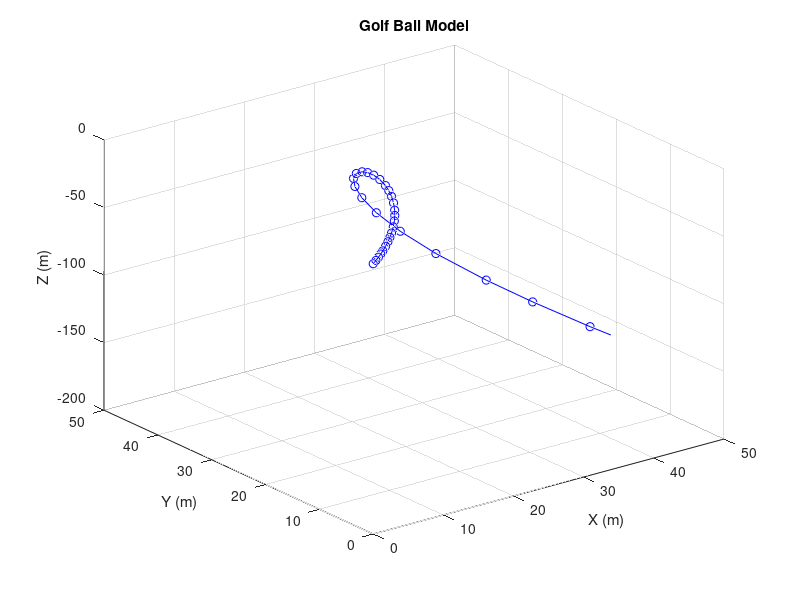

Write MATLAB code to recreate this figure.
function Golfball
[t,x]=ode45(@flightg,[0,5],[0,53,0,38,0,0])
plot3(x(:,1),x(:,3),x(:,5),"-ob");
title("Golf Ball Model")
xlabel("X (m)")
ylabel("Y (m)")
zlabel("Z (m)")
xlim([0 50]);
ylim([0 50]);
grid on
hold on
end
function xprime=flightg(t,x)
%Parameters
%Drag
C_d=0.21;%.15
rho=1.2;
A=59.3393/10000;
m=(45.93/1000);
%D =((1/2)*C_d*r*A*V^2
%Square of the velocity is in the equation, therefor
D =((1/2)*C_d*rho*A);
%Magnus
%s=.000005;
C_l = 0.14;
s = ((1/2)*C_l*rho*A)
M=(s/m);
W_I=-100;%-200
W_J=0;
W_K=110;

xprime=zeros(2,1);
%X
xprime(1)=x(2);
xprime(2)=-(D/m)*x(2)^2+(M*(W_J*x(6)-W_K*x(4)));
%Y
xprime(3)=x(4);
xprime(4)=-9.81-(D/m)*x(4)^2+(M*(W_K*x(2)-W_I*x(6)));
%Z
xprime(5)=x(6);
xprime(6)=-(D/m)*x(6)^2+(M*(W_I*x(4)-W_J*x(2)));
end